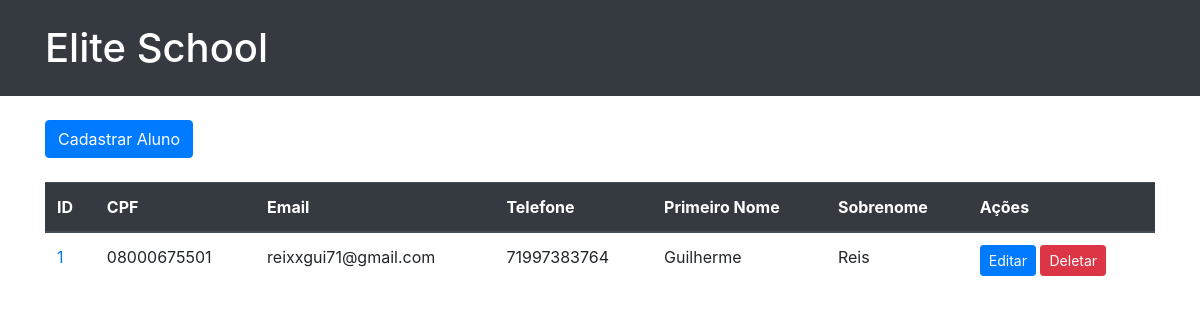
/alunosCadastrados (signed in), run on an earlier commit of the app's database.
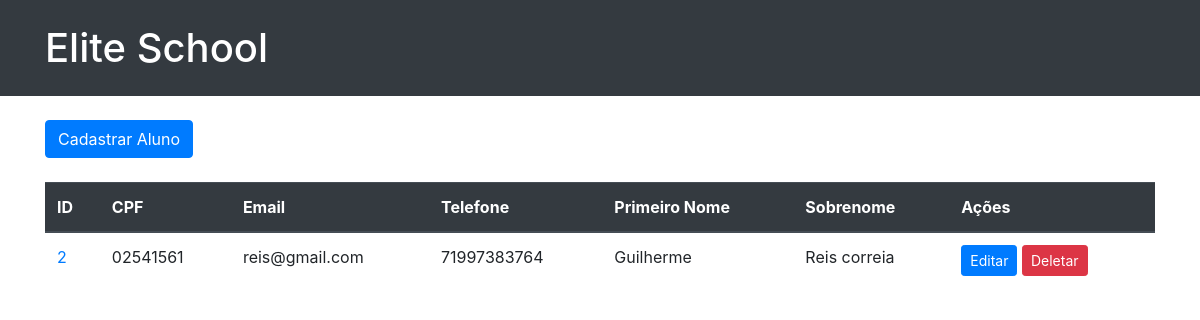
And on a later commit of the database.
### escolas/models.py (models this page shows)
class Aluno(models.Model):
    primeiroNome = models.CharField(max_length=50)
    sobrenome = models.CharField(max_length=80)
    telefone = models.CharField(max_length=11)
    email = models.CharField(max_length=60,unique=True)
    cpf = models.CharField(max_length=11,unique=True)

### escolas/views.py (the view)
# urls.py: path('alunosCadastrados', views.alunosCadastrados, name='alunosCadastrados'),
@login_required
def alunosCadastrados(requests):
    alunos = Aluno.objects.order_by('id')
    contexto = {'alunos': alunos}
    return render(requests, 'escolas/alunosCadastrados.html', contexto)

### escolas/templates/escolas/alunosCadastrados.html (shortened to what this page needs)
<!DOCTYPE html>
<html lang="en">
<head>
    <link rel="stylesheet" href="https://stackpath.bootstrapcdn.com/bootstrap/4.5.2/css/bootstrap.min.css">
    <link rel="stylesheet" href="https://stackpath.bootstrapcdn.com/bootstrap/4.5.2/css/bootstrap-theme.min.css">
</head>
<body>
   <header class="bg-dark text-white py-4">
        <div class="container">
            <h1 class="mb-0">
                <a href="{% url 'index' %}" class="text-white">Elite School</a>
            </h1>
        </div>
   </header>
   <main class="container py-4">
    <div class="mb-4">
        <a href="{% url 'cadastrarAluno' %}" class="btn btn-primary">Cadastrar Aluno</a>
    </div>
        {% block content %}
        <table class="table">
            <thead class="thead-dark">
                <tr>
                    <th>ID</th>
                    <th>CPF</th>
                    <th>Email</th>
                    <th>Telefone</th>
                    <th>Primeiro Nome</th>
                    <th>Sobrenome</th>
                    <th>Ações</th>
                </tr>
            </thead>
            <tbody>
                {% for aluno in alunos %}
                    <tr>
                        <td><a href="{% url 'curso' idAluno=aluno.id %}">{{ aluno.id }}</a></td>
                        <td>{{ aluno.cpf }}</td>
                        <td>{{ aluno.email }}</td>
                        <td>{{ aluno.telefone }}</td>
                        <td>{{ aluno.primeiroNome }}</td>
                        <td>{{ aluno.sobrenome }}</td>
                        <td>
                            <a href="{% url 'editarAluno' aluno.id %}" class="btn btn-sm btn-primary">Editar</a>
                            <a href="{% url 'deletarAluno' aluno.id %}" class="btn btn-sm btn-danger">Deletar</a>
                        </td>
                    </tr>
                {% empty %}
                <tr>
                    <td colspan="7" class="text-center">Não há alunos registrados</td>
                </tr>
                {% endfor %}
            </tbody>
        </table>
        {% endblock content %}
   </main>
</body>
</html>

What changed in the data, as far as the page shows it:
removed Aluno: id "1", cpf "08000675501", email "reixxgui71@gmail.com", telefone "71997383764", primeiroNome "Guilherme", sobrenome "Reis"
added Aluno: id "2", cpf "02541561", email "reis@gmail.com", telefone "71997383764", primeiroNome "Guilherme", sobrenome "Reis correia"
